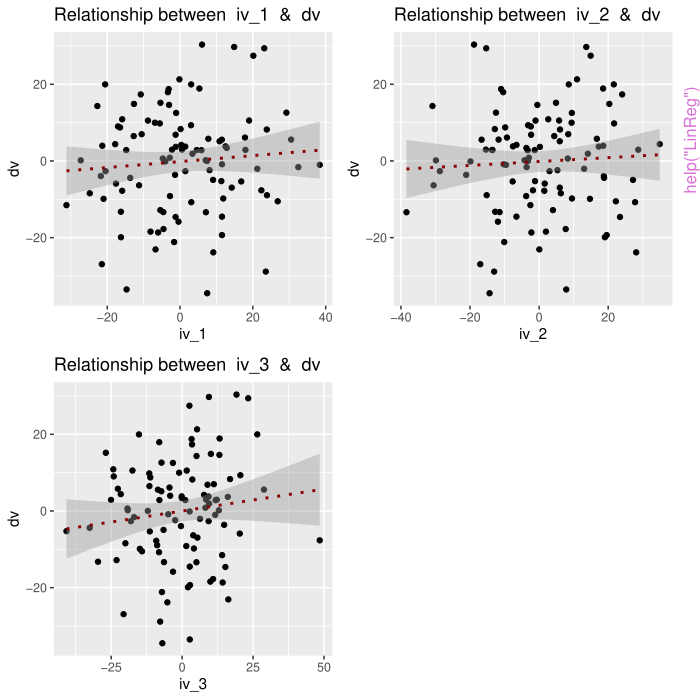

Here is the R script that generated this plot:
pkgname <- "HanStat"
source(file.path(R.home("share"), "R", "examples-header.R"))
options(warn = 1)
options(pager = "console")
library('HanStat')

base::assign(".oldSearch", base::search(), pos = 'CheckExEnv')
base::assign(".old_wd", base::getwd(), pos = 'CheckExEnv')
cleanEx()
nameEx("HansStat-Data")
### * HansStat-Data

flush(stderr()); flush(stdout())

### Name: HansStat Data
### Title: Radomized data for testing models
### Aliases: 'HansStat Data'
### Keywords: datasets

### ** Examples

data(data)




cleanEx()
nameEx("LinReg")
### * LinReg

flush(stderr()); flush(stdout())

### Name: LinReg
### Title: LinReg
### Aliases: LinReg
### Keywords: Linear Regression

### ** Examples

m<-LinReg('dv',c('iv_1','iv_2','iv_3'),data=data,BS=FALSE,NBS=1000,OC=FALSE,plot=TRUE)
print(m$Results)
print(m$Require)
print(m$Plots)



cleanEx()
nameEx("data")
### * data

flush(stderr()); flush(stdout())

### Name: data
### Title: Randomized data for testing models Contains 5 Variables, one
###   dependent, 4 independent. The fourth independent is correlated with
###   the dependent
### Aliases: data
### Keywords: datasets

### ** Examples

data(data)



### * <FOOTER>
###
cleanEx()
options(digits = 7L)
base::cat("Time elapsed: ", proc.time() - base::get("ptime", pos = 'CheckExEnv'),"\n")
grDevices::dev.off()
###
### Local variables: ***
### mode: outline-minor ***
### outline-regexp: "\\(> \\)?### [*]+" ***
### End: ***
quit('no')
